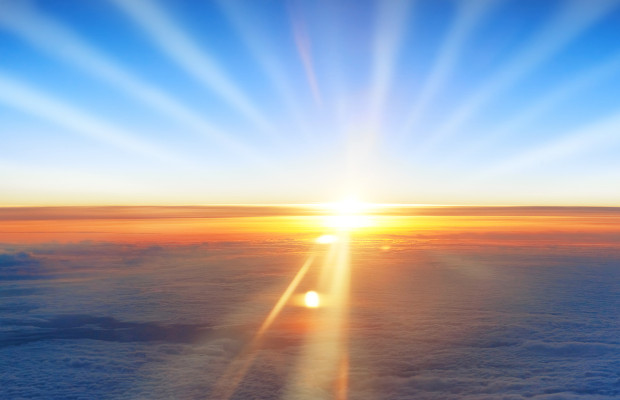
#> input picture download 2.jpeg, 620 x 400 px
$ python -i seam1.py   (imports and definitions only)   (older library calls are emulated)
#> lines starting #> are read from the running program, lines starting #| are printed output that depends on the picture
#> further down, picture is the input picture: shape (400, 620, 3); mean B, G, R 172.2, 158.2, 151.1
import numpy as np
import cv2
import sys
import imutils
from skimage.io import imsave

# [75 lines left out: function resize_image, not called in this run]

def rotate_image(image, angle):
	rotated = imutils.rotate_bound(image, angle)
	return rotated

# [72 lines left out: functions find_seam, insert_seam, delete_seam, not called in this run]

def save_final_img(img, name):
    imsave('./output/final/' + name + '_output.png', img.astype(np.uint8))

# [21 lines left out: functions update_seams, write_seam, not called in this run]

def generate_energy_map(img):
    # optinoally apply blur
    img = cv2.GaussianBlur(img,(3,3),0).astype(np.int8)
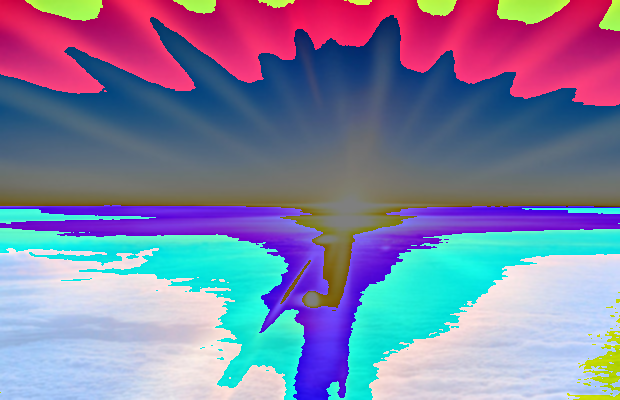
#> img: shape (400, 620, 3) int8; mean of channels 0, 1, 2 33.9, 0.4, -0.1; drawn with min black and max white
    #turn in into gray to generate x and y gradients
    gray = cv2.cvtColor(img.astype(np.uint8), cv2.COLOR_BGR2GRAY)
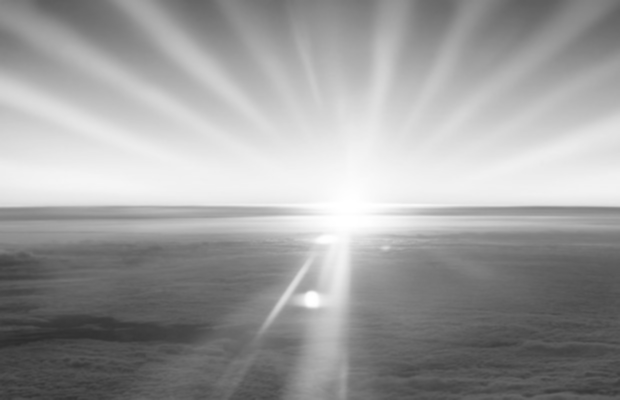
#> gray: shape (400, 620); min 45, max 255, mean 157.7
    #gradient x
    sobel_x = cv2.Sobel(gray,cv2.CV_64F,1,0,ksize=3)
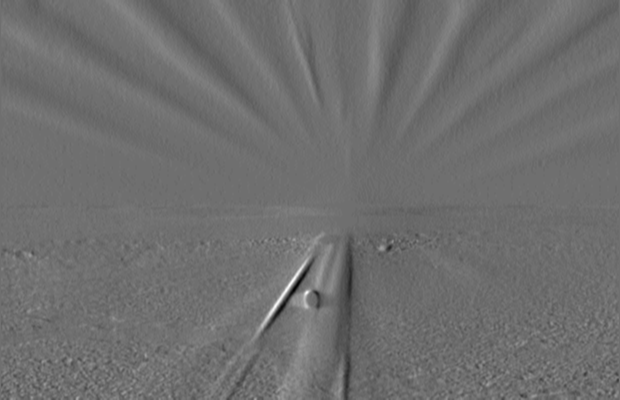
#> sobel_x: shape (400, 620) float64; min -101, max 131, mean 0; drawn with min black and max white
    #gradient 7
    sobel_y = cv2.Sobel(gray,cv2.CV_64F,0,1,ksize=3)
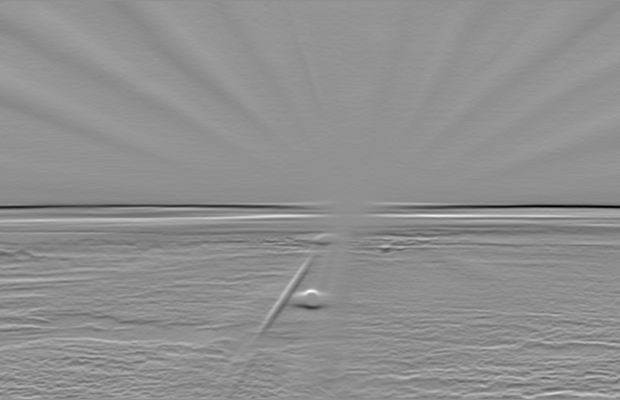
#> sobel_y: shape (400, 620) float64; min -266, max 206, mean -0.6; drawn with min black and max white
    #abs value of x
    abs_sobel_x = cv2.convertScaleAbs(sobel_x)
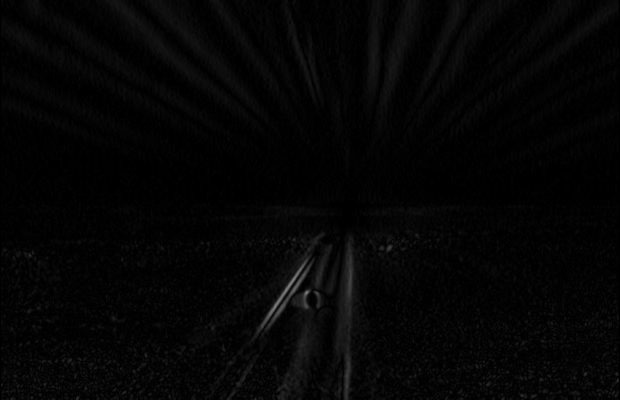
#> abs_sobel_x: shape (400, 620); min 0, max 131, mean 4.8
    #abs value of y
    abs_sobel_y = cv2.convertScaleAbs(sobel_y)
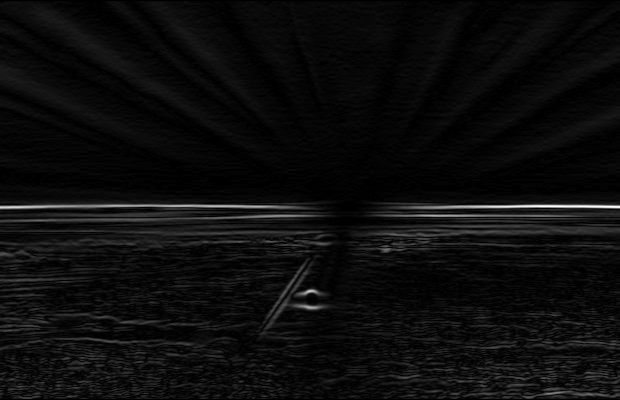
#> abs_sobel_y: shape (400, 620); min 0, max 255, mean 12.5
    #merged energy map
    energy_map = cv2.addWeighted(abs_sobel_x, 0.5, abs_sobel_y, 0.5, 0)
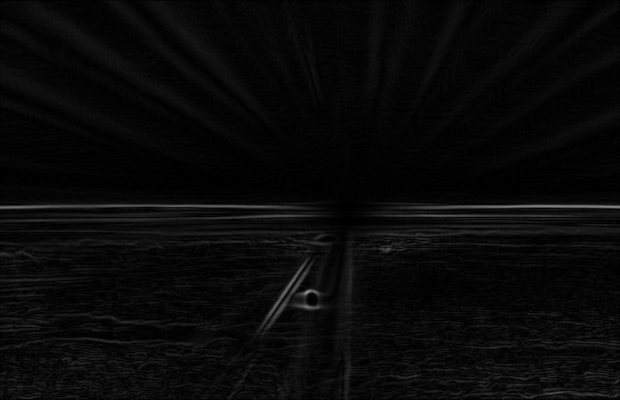
#> energy_map: shape (400, 620); min 0, max 148, mean 8.7
    return energy_map

# [11 lines of commented-out code are left out]

>>> import cv2
>>> picture = cv2.imread('download 2.jpeg')
>>> result = generate_energy_map(picture)

$ run again, on download.jpeg
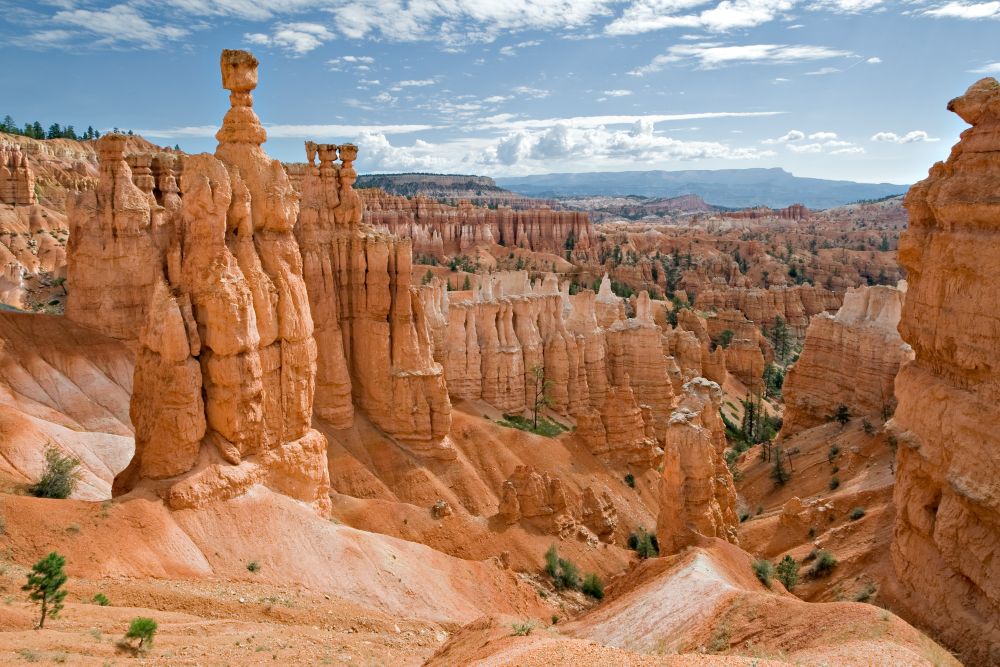
#> input picture download.jpeg, 2000 x 1333 px (shown at 1/2 size)
#> picture is the input picture: shape (1333, 2000, 3); mean B, G, R 107.2, 129.4, 163.9
#> in generate_energy_map, `sobel_y = cv2.Sobel(gray,cv2.CV_64F,0,1,ksize=3)`:
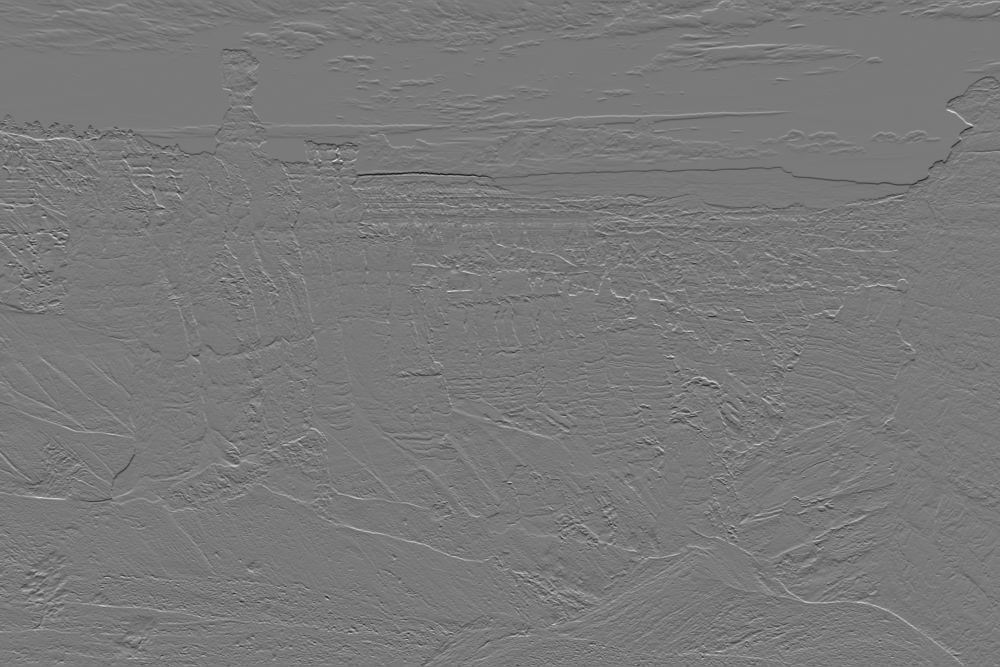
#> sobel_y: shape (1333, 2000) float64 (shown at 1/2 size); min -489, max 539, mean -0.1; drawn with min black and max white
#> in generate_energy_map, `energy_map = cv2.addWeighted(abs_sobel_x, 0.5, abs_sobel_y, 0.5, 0)`:
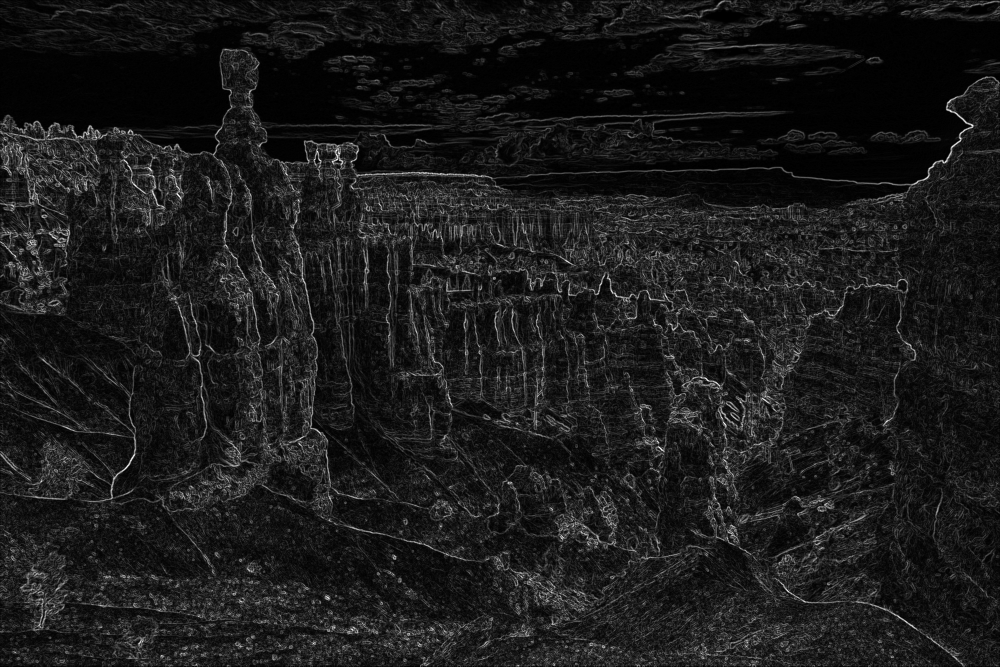
#> energy_map: shape (1333, 2000) (shown at 1/2 size); min 0, max 255, mean 27

$ run again, on download1.jpeg
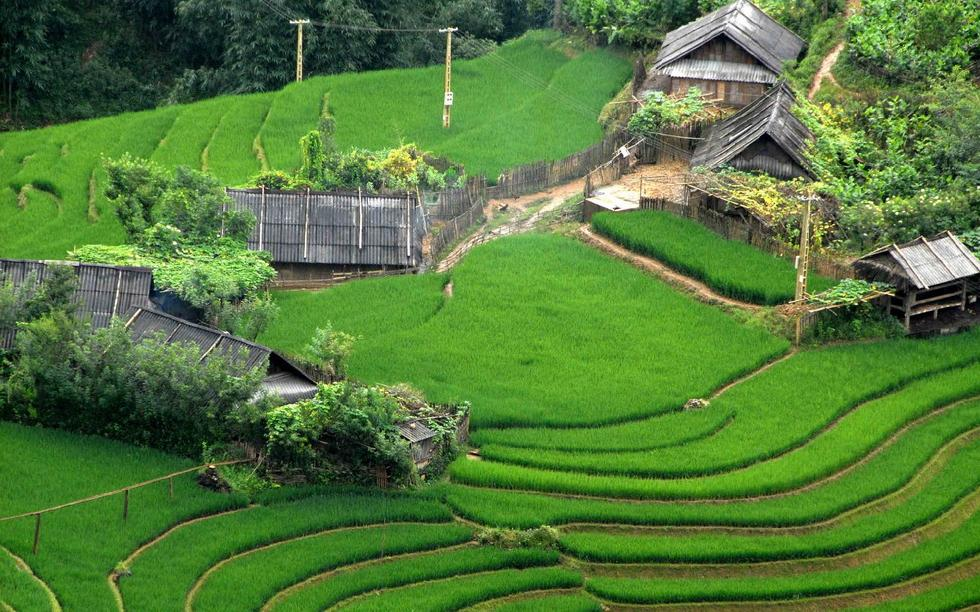
#> input picture download1.jpeg, 980 x 612 px
#> picture is the input picture: shape (612, 980, 3); mean B, G, R 57.8, 122.1, 83
#> in generate_energy_map, `sobel_y = cv2.Sobel(gray,cv2.CV_64F,0,1,ksize=3)`:
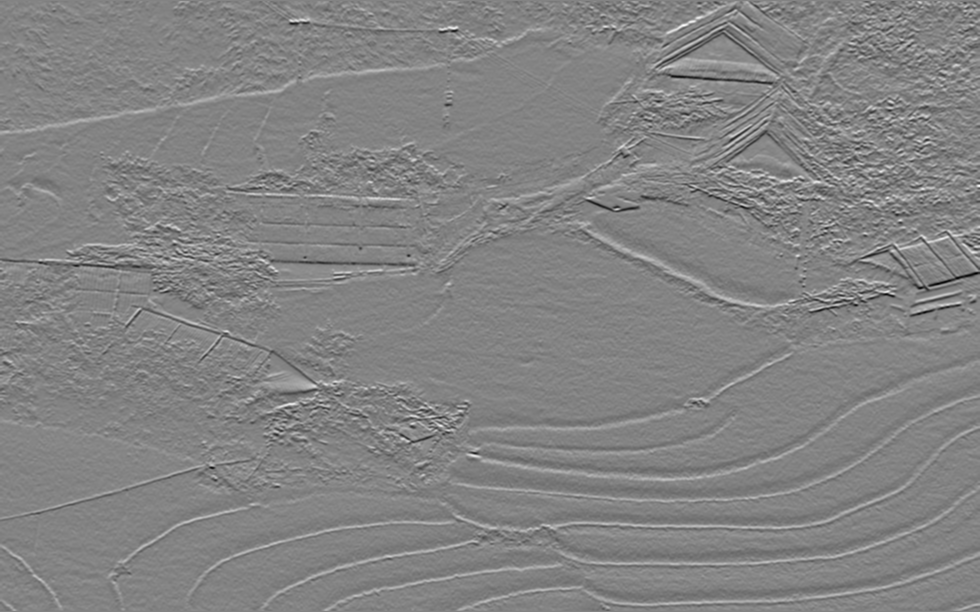
#> sobel_y: shape (612, 980) float64; min -641, max 602, mean 0.1; drawn with min black and max white
#> in generate_energy_map, `energy_map = cv2.addWeighted(abs_sobel_x, 0.5, abs_sobel_y, 0.5, 0)`:
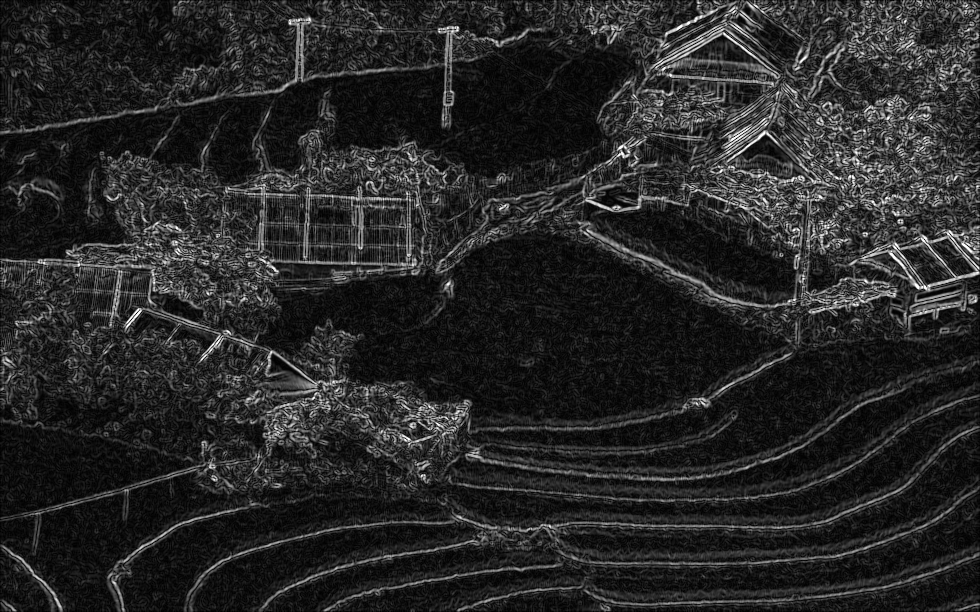
#> energy_map: shape (612, 980); min 0, max 255, mean 39.5
